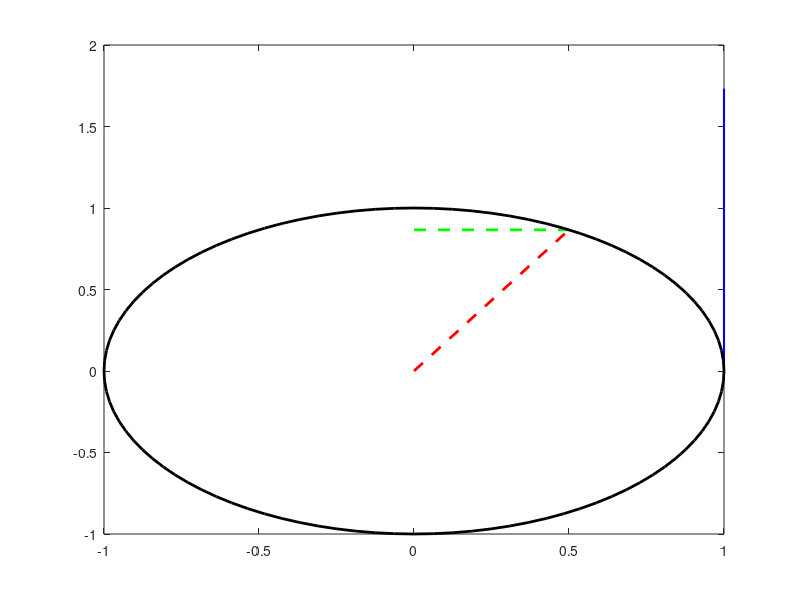

The MATLAB script that drew this image: (Note: this script raises an error after producing the figure.)
%% Matlab file for plotting the visualisation of the tangent seen on figure 2.1 in the report
close all
clear all
r=1;
v=pi/3;
th = 0:pi/50:2*pi;
xunit = r * cos(th);
yunit = r * sin(th);

% Plotting initial lines for all 3 triangles to make legends match the
% right color
plot([1 1],[0 tan(v)],'b','LineWidth',1.5)
hold on
plot([0 cos(v)], [0,sin(v)],'r--','LineWidth',2)
plot([0 cos(v)], [sin(v) sin(v)],'g--','LineWidth',2)

% Unit circle
plot(xunit, yunit,'k','LineWidth',2); 
yline(0,'k')
xline(0,'k')

% Plot red dots and corresponding text
plot(0,sin(v),'o', 'MarkerFaceColor', 'r','MarkerSize',10)
text(-0.37,sin(v),'sin(\theta)','FontSize',14)
plot(cos(v),0,'o', 'MarkerFaceColor', 'r','MarkerSize',10)
text(cos(v),-0.17,'cos(\theta)','FontSize',14)
plot(1,tan(v),'o', 'MarkerFaceColor', 'r','MarkerSize',10)
text(1.1,tan(v),'[1,tan(\theta)]','FontSize',14)
plot(cos(v),sin(v),'o', 'MarkerFaceColor', 'r','MarkerSize',10)
text(-0.37,tan(v),'tan(\theta)','FontSize',14)

% Tan triangle
%plot([1 1],[0 tan(v)],'b','LineWidth',1.5)
plot([0 1],[0 tan(v)],'b','LineWidth',1.5)
plot([0 1], [ 0 0],'b','LineWidth',1.5)

plot([0 1],[tan(v) tan(v)],'k--','LineWidth',1.2)
plot(0,tan(v),'o', 'MarkerFaceColor', 'r','MarkerSize',10)

% cos triangle
%plot([0 cos(v)], [0,sin(v)],'r--','LineWidth',2)
plot([cos(v) cos(v)], [0 sin(v)],'r--','LineWidth',2)
plot([0 cos(v)], [0 0],'r--','LineWidth',2)

% sin triangle
%plot([0 cos(v)], [sin(v) sin(v)],'g--','LineWidth',2)
plot([0 cos(v)], [0,sin(v)],'g--','LineWidth',2)
plot([0 0], [0,sin(v)],'g--','LineWidth',2)

text(0.15,0.1,'\theta','FontSize',14)

legend('Right-angled triangle for tan(\theta)','Right-angled triangle for cos(\theta)','Right-angled triangle for sin(\theta)','Location','southeast')

xlim([-1 2])
ylim([-1 2])